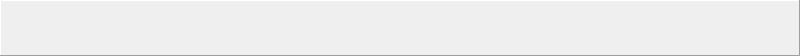
<?xml version="1.0" encoding="UTF-8"?>
<ui version="4.0">
 <class>Navigator</class>
 <widget class="QWidget" name="Navigator">
  <property name="geometry">
   <rect>
    <x>0</x>
    <y>0</y>
    <width>800</width>
    <height>56</height>
   </rect>
  </property>
  <property name="windowTitle">
   <string>Form</string>
  </property>
  <property name="autoFillBackground">
   <bool>true</bool>
  </property>
  <property name="styleSheet">
   <string notr="true"/>
  </property>
  <widget class="QFrame" name="frame">
   <property name="geometry">
    <rect>
     <x>0</x>
     <y>0</y>
     <width>800</width>
     <height>56</height>
    </rect>
   </property>
   <property name="frameShape">
    <enum>QFrame::Panel</enum>
   </property>
   <property name="frameShadow">
    <enum>QFrame::Raised</enum>
   </property>
   <widget class="QLabel" name="headerLabel">
    <property name="geometry">
     <rect>
      <x>15</x>
      <y>5</y>
      <width>45</width>
      <height>45</height>
     </rect>
    </property>
    <property name="autoFillBackground">
     <bool>true</bool>
    </property>
    <property name="styleSheet">
     <string notr="true"/>
    </property>
    <property name="text">
     <string/>
    </property>
   </widget>
   <widget class="QLabel" name="usernameLabel">
    <property name="geometry">
     <rect>
      <x>100</x>
      <y>20</y>
      <width>60</width>
      <height>20</height>
     </rect>
    </property>
    <property name="autoFillBackground">
     <bool>true</bool>
    </property>
    <property name="text">
     <string/>
    </property>
   </widget>
   <widget class="QPushButton" name="centerButton">
    <property name="geometry">
     <rect>
      <x>520</x>
      <y>10</y>
      <width>40</width>
      <height>40</height>
     </rect>
    </property>
    <property name="autoFillBackground">
     <bool>true</bool>
    </property>
    <property name="styleSheet">
     <string notr="true"/>
    </property>
    <property name="text">
     <string/>
    </property>
    <property name="flat">
     <bool>true</bool>
    </property>
   </widget>
   <widget class="QPushButton" name="firendsButton">
    <property name="geometry">
     <rect>
      <x>430</x>
      <y>8</y>
      <width>40</width>
      <height>40</height>
     </rect>
    </property>
    <property name="autoFillBackground">
     <bool>true</bool>
    </property>
    <property name="styleSheet">
     <string notr="true"/>
    </property>
    <property name="text">
     <string/>
    </property>
    <property name="flat">
     <bool>true</bool>
    </property>
   </widget>
   <widget class="QPushButton" name="messageButton">
    <property name="geometry">
     <rect>
      <x>340</x>
      <y>8</y>
      <width>40</width>
      <height>40</height>
     </rect>
    </property>
    <property name="autoFillBackground">
     <bool>true</bool>
    </property>
    <property name="styleSheet">
     <string notr="true"/>
    </property>
    <property name="text">
     <string/>
    </property>
    <property name="flat">
     <bool>true</bool>
    </property>
   </widget>
  </widget>
 </widget>
 <resources/>
 <connections/>
</ui>
